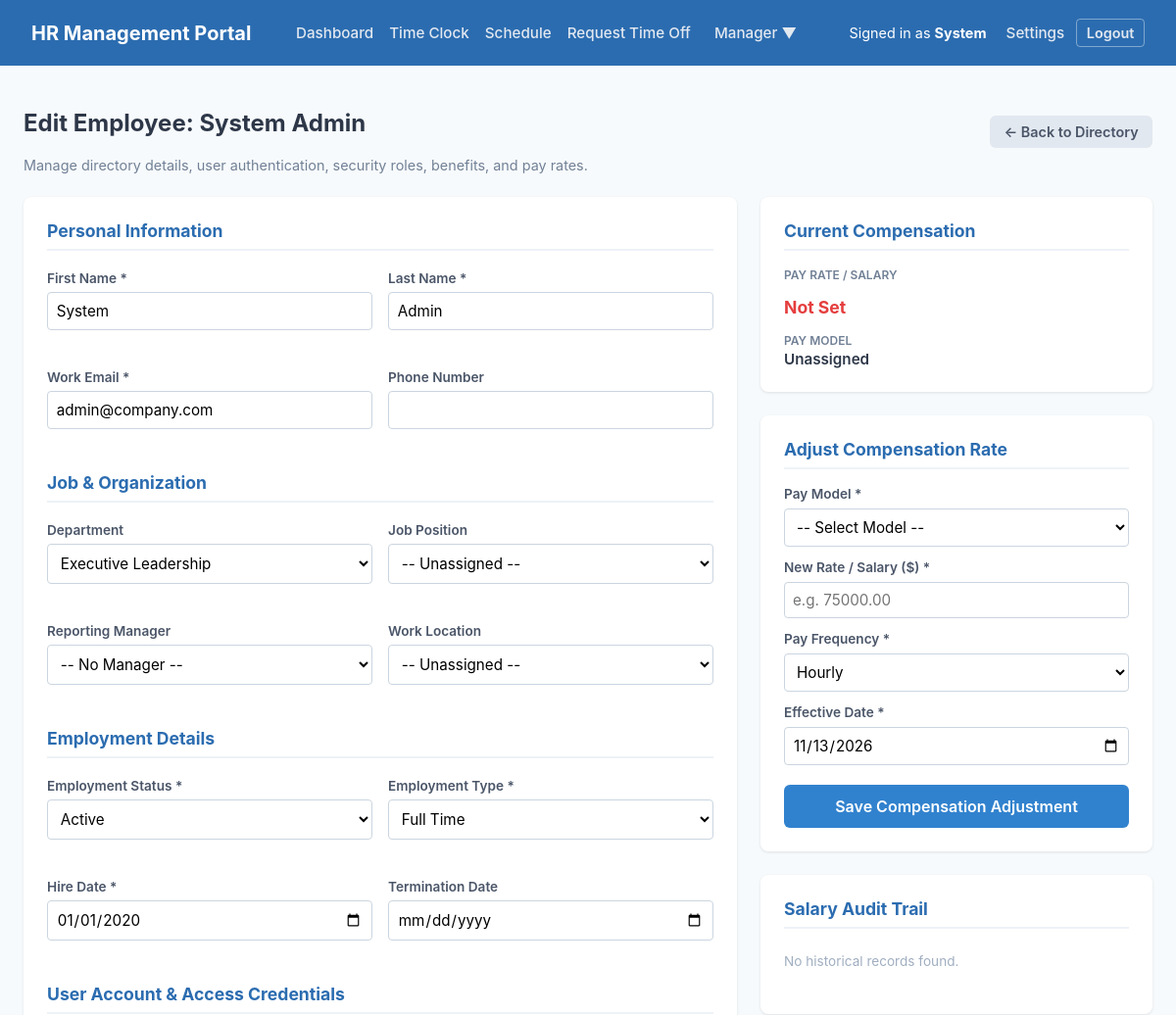
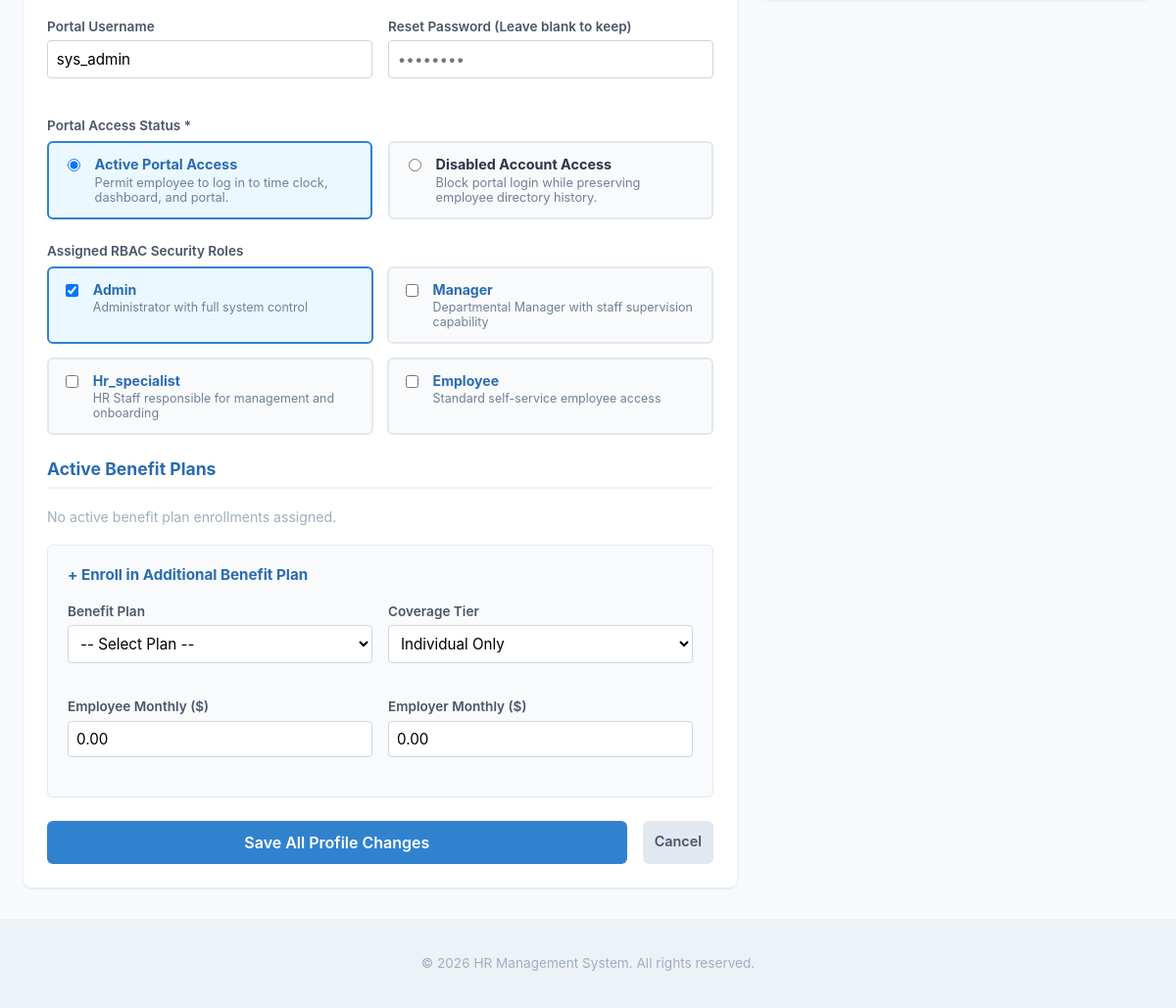
The app's page /public/edit_employee.php?id=1 (signed in) with its own data (2 pictures, top to bottom).
### tables this page shows
CREATE TABLE `employees` (
  `employee_id` int(10) unsigned NOT NULL AUTO_INCREMENT,
  `user_id` int(10) unsigned DEFAULT NULL,
  `first_name` varchar(50) NOT NULL,
  `last_name` varchar(50) NOT NULL,
  `work_email` varchar(100) NOT NULL,
  `phone_number` varchar(20) DEFAULT NULL,
  `department_id` int(10) unsigned DEFAULT NULL,
  `position_id` int(10) unsigned DEFAULT NULL,
  `manager_id` int(10) unsigned DEFAULT NULL,
  `location_id` int(10) unsigned DEFAULT NULL,
  `hire_date` date NOT NULL,
  `termination_date` date DEFAULT NULL,
  `employment_status` enum('active','on_leave','terminated') NOT NULL DEFAULT 'active',
  `employment_type` enum('full_time','part_time','contractor') NOT NULL DEFAULT 'full_time',
  `created_at` timestamp NOT NULL DEFAULT current_timestamp(),
  `updated_at` timestamp NOT NULL DEFAULT current_timestamp() ON UPDATE current_timestamp(),
  PRIMARY KEY (`employee_id`),
  UNIQUE KEY `work_email` (`work_email`),
  UNIQUE KEY `user_id` (`user_id`),
  KEY `fk_emp_dept` (`department_id`),
  KEY `fk_emp_pos` (`position_id`),
  KEY `fk_emp_mgr` (`manager_id`),
  KEY `fk_emp_loc` (`location_id`),
  KEY `idx_emp_name` (`last_name`,`first_name`),
  KEY `idx_emp_status` (`employment_status`),
  CONSTRAINT `fk_emp_dept` FOREIGN KEY (`department_id`) REFERENCES `departments` (`department_id`) ON DELETE SET NULL,
  CONSTRAINT `fk_emp_loc` FOREIGN KEY (`location_id`) REFERENCES `locations` (`location_id`) ON DELETE SET NULL,
  CONSTRAINT `fk_emp_mgr` FOREIGN KEY (`manager_id`) REFERENCES `employees` (`employee_id`) ON DELETE SET NULL,
  CONSTRAINT `fk_emp_pos` FOREIGN KEY (`position_id`) REFERENCES `job_positions` (`position_id`) ON DELETE SET NULL,
  CONSTRAINT `fk_emp_user` FOREIGN KEY (`user_id`) REFERENCES `users` (`user_id`) ON DELETE CASCADE
);

CREATE TABLE `departments` (
  `department_id` int(10) unsigned NOT NULL AUTO_INCREMENT,
  `department_name` varchar(100) NOT NULL,
  `parent_department_id` int(10) unsigned DEFAULT NULL,
  `location_id` int(10) unsigned DEFAULT NULL,
  `created_at` timestamp NOT NULL DEFAULT current_timestamp(),
  `updated_at` timestamp NOT NULL DEFAULT current_timestamp() ON UPDATE current_timestamp(),
  PRIMARY KEY (`department_id`),
  KEY `fk_dept_parent` (`parent_department_id`),
  KEY `fk_dept_location` (`location_id`),
  CONSTRAINT `fk_dept_location` FOREIGN KEY (`location_id`) REFERENCES `locations` (`location_id`) ON DELETE SET NULL,
  CONSTRAINT `fk_dept_parent` FOREIGN KEY (`parent_department_id`) REFERENCES `departments` (`department_id`) ON DELETE SET NULL
);

CREATE TABLE `users` (
  `user_id` int(10) unsigned NOT NULL AUTO_INCREMENT,
  `username` varchar(50) NOT NULL,
  `email` varchar(100) NOT NULL,
  `password_hash` varchar(255) NOT NULL,
  `pin_code` varchar(255) DEFAULT NULL,
  `is_pin_set` tinyint(1) NOT NULL DEFAULT 0,
  `is_active` tinyint(1) NOT NULL DEFAULT 1,
  `is_ldap_user` tinyint(1) NOT NULL DEFAULT 0,
  `ldap_dn` varchar(255) DEFAULT NULL,
  `failed_login_attempts` int(10) unsigned NOT NULL DEFAULT 0,
  `locked_until` datetime DEFAULT NULL,
  `last_login_at` datetime DEFAULT NULL,
  `created_at` timestamp NOT NULL DEFAULT current_timestamp(),
  `updated_at` timestamp NOT NULL DEFAULT current_timestamp() ON UPDATE current_timestamp(),
  PRIMARY KEY (`user_id`),
  UNIQUE KEY `username` (`username`),
  UNIQUE KEY `email` (`email`),
  KEY `idx_users_username` (`username`),
  KEY `idx_users_email` (`email`)
);

CREATE TABLE `roles` (
  `role_id` int(10) unsigned NOT NULL AUTO_INCREMENT,
  `role_name` varchar(50) NOT NULL,
  `description` varchar(255) DEFAULT NULL,
  `created_at` timestamp NOT NULL DEFAULT current_timestamp(),
  `updated_at` timestamp NOT NULL DEFAULT current_timestamp() ON UPDATE current_timestamp(),
  PRIMARY KEY (`role_id`),
  UNIQUE KEY `role_name` (`role_name`)
);

### public/edit_employee.php (the view, shortened to what the rows shown need)
<?php
require_once __DIR__ . '/../includes/auth.php';
$employeeId = filter_input(INPUT_GET, 'id', FILTER_VALIDATE_INT);
$departments = $pdo->query('SELECT department_id, department_name FROM departments ORDER BY department_name ASC')->fetchAll();
$allRoles    = $pdo->query('SELECT role_id, role_name, description FROM roles ORDER BY role_id ASC')->fetchAll();
$empStmt = $pdo->prepare('
    SELECT e.*, u.username, u.is_active AS user_active, jp.job_title, jp.min_salary, jp.max_salary
    FROM employees e
    LEFT JOIN users u ON e.user_id = u.user_id
    LEFT JOIN job_positions jp ON e.position_id = jp.position_id
    WHERE e.employee_id = :id LIMIT 1
');
$empStmt->execute(['id' => $employeeId]);
$emp = $empStmt->fetch();
$assignedRoles = [];
if ($emp['user_id']) {
    $roleStmt = $pdo->prepare('SELECT role_id FROM user_account_roles WHERE user_id = :uid');
    $roleStmt->execute(['uid' => $emp['user_id']]);
    $assignedRoles = $roleStmt->fetchAll(PDO::FETCH_COLUMN);
}
require_once __DIR__ . '/../includes/header.php';
?>
<div class="widescreen-container" style="max-width: 1350px; margin: 0 auto; padding: 0 1.5rem 2rem;">
    <div class="directory-header" style="margin-top: 1.5rem; margin-bottom: 1.5rem; display: flex; justify-content: space-between; align-items: center; flex-wrap: wrap;">
        <div>
            <h2>Edit Employee: <?= htmlspecialchars($emp['first_name'] . ' ' . $emp['last_name']) ?></h2>
            <p class="subtitle">Manage directory details, user authentication, security roles, benefits, and pay rates.</p>
        </div>
    </div>
    <div style="display: grid; grid-template-columns: 1fr 400px; gap: 1.5rem; align-items: flex-start;">
        <div class="card">
            <form method="POST" action="edit_employee.php?id=<?= $employeeId ?>">
                <div class="form-row" style="display: flex; gap: 1rem; margin-bottom: 1.25rem; flex-wrap: wrap;">
                    <div class="form-group" style="flex: 1; min-width: 200px;">
                        <label for="first_name" style="font-weight: 600; font-size: 0.85rem; color: #4a5568;">First Name *</label>
                        <input type="text" id="first_name" name="first_name" required value="<?= htmlspecialchars($emp['first_name']) ?>" style="width: 100%; padding: 0.55rem; border: 1px solid #cbd5e0; border-radius: 4px;">
                    </div>
                    <div class="form-group" style="flex: 1; min-width: 200px;">
                        <label for="last_name" style="font-weight: 600; font-size: 0.85rem; color: #4a5568;">Last Name *</label>
                        <input type="text" id="last_name" name="last_name" required value="<?= htmlspecialchars($emp['last_name']) ?>" style="width: 100%; padding: 0.55rem; border: 1px solid #cbd5e0; border-radius: 4px;">
                    </div>
                </div>
                <div class="form-row" style="display: flex; gap: 1rem; margin-bottom: 1.5rem; flex-wrap: wrap;">
                    <div class="form-group" style="flex: 1; min-width: 200px;">
                        <label for="work_email" style="font-weight: 600; font-size: 0.85rem; color: #4a5568;">Work Email *</label>
                        <input type="email" id="work_email" name="work_email" required value="<?= htmlspecialchars($emp['work_email']) ?>" style="width: 100%; padding: 0.55rem; border: 1px solid #cbd5e0; border-radius: 4px;">
                    </div>
                </div>
                <div class="form-row" style="display: flex; gap: 1rem; margin-bottom: 1.25rem; flex-wrap: wrap;">
                    <div class="form-group" style="flex: 1; min-width: 200px;">
                        <label for="department_id" style="font-weight: 600; font-size: 0.85rem; color: #4a5568;">Department</label>
                        <select id="department_id" name="department_id" style="width: 100%; padding: 0.55rem; border: 1px solid #cbd5e0; border-radius: 4px;">
                            <?php foreach ($departments as $d): ?>
                                <option value="<?= $d['department_id'] ?>" <?= $emp['department_id'] == $d['department_id'] ? 'selected' : '' ?>>
                                    <?= htmlspecialchars($d['department_name']) ?>
                                </option>
                            <?php endforeach; ?>
                        </select>
                    </div>
                </div>
                <div class="form-row" style="display: flex; gap: 1rem; margin-bottom: 1.25rem; flex-wrap: wrap;">
                    <div class="form-group" style="flex: 1; min-width: 200px;">
                        <label for="employment_status" style="font-weight: 600; font-size: 0.85rem; color: #4a5568;">Employment Status *</label>
                        <select id="employment_status" name="employment_status" required style="width: 100%; padding: 0.55rem; border: 1px solid #cbd5e0; border-radius: 4px;">
                            <option value="active" <?= $emp['employment_status'] === 'active' ? 'selected' : '' ?>>Active</option>
                        </select>
                    </div>
                    <div class="form-group" style="flex: 1; min-width: 200px;">
                        <label for="employment_type" style="font-weight: 600; font-size: 0.85rem; color: #4a5568;">Employment Type *</label>
                        <select id="employment_type" name="employment_type" required style="width: 100%; padding: 0.55rem; border: 1px solid #cbd5e0; border-radius: 4px;">
                            <option value="full_time" <?= $emp['employment_type'] === 'full_time' ? 'selected' : '' ?>>Full Time</option>
                        </select>
                    </div>
                </div>
                <div class="form-row" style="display: flex; gap: 1rem; margin-bottom: 1.5rem; flex-wrap: wrap;">
                    <div class="form-group" style="flex: 1; min-width: 200px;">
                        <label for="hire_date" style="font-weight: 600; font-size: 0.85rem; color: #4a5568;">Hire Date *</label>
                        <input type="date" id="hire_date" name="hire_date" required value="<?= htmlspecialchars($emp['hire_date']) ?>" style="width: 100%; padding: 0.55rem; border: 1px solid #cbd5e0; border-radius: 4px;">
                    </div>
                </div>
                <?php if ($emp['user_id']): ?>
                    <div class="form-row" style="display: flex; gap: 1rem; margin-bottom: 1.25rem; flex-wrap: wrap;">
                        <div class="form-group" style="flex: 1; min-width: 200px;">
                            <label for="username" style="font-weight: 600; font-size: 0.85rem; color: #4a5568;">Portal Username</label>
                            <input type="text" id="username" name="username" value="<?= htmlspecialchars($emp['username'] ?? '') ?>" style="width: 100%; padding: 0.55rem; border: 1px solid #cbd5e0; border-radius: 4px;">
                        </div>
                        <div class="form-group" style="flex: 1; min-width: 200px;">
                            <label for="new_password" style="font-weight: 600; font-size: 0.85rem; color: #4a5568;">Reset Password (Leave blank to keep)</label>
                            <input type="password" id="new_password" name="new_password" placeholder="••••••••" style="width: 100%; padding: 0.55rem; border: 1px solid #cbd5e0; border-radius: 4px;">
                        </div>
                    </div>
                    <div style="margin-bottom: 1.5rem;">
                        <label style="font-weight: 600; font-size: 0.85rem; color: #4a5568; margin-bottom: 0.5rem; display: block;">Portal Access Status *</label>
                        <div style="display: grid; grid-template-columns: repeat(auto-fit, minmax(240px, 1fr)); gap: 1rem;">
                            <label style="display: flex; align-items: flex-start; gap: 0.75rem; background: <?= $emp['user_active'] ? '#ebf8ff' : '#f8fafc' ?>; border: 2px solid <?= $emp['user_active'] ? '#3182ce' : '#e2e8f0' ?>; padding: 0.85rem; border-radius: 6px; cursor: pointer;" id="label_acc_active">
                                <input type="radio" name="is_active_account" value="1" <?= $emp['user_active'] ? 'checked' : '' ?> onchange="updateAccountCardStyles()" style="margin-top: 0.2rem;">
                                <div>
                                    <strong style="color: #2b6cb0; font-size: 0.9rem; display: block;">Active Portal Access</strong>
                                    <span style="font-size: 0.8rem; color: #718096; display: block; margin-top: 0.15rem;">Permit employee to log in to time clock, dashboard, and portal.</span>
                                </div>
                            </label>
                            <label style="display: flex; align-items: flex-start; gap: 0.75rem; background: <?= !$emp['user_active'] ? '#ebf8ff' : '#f8fafc' ?>; border: 2px solid <?= !$emp['user_active'] ? '#3182ce' : '#e2e8f0' ?>; padding: 0.85rem; border-radius: 6px; cursor: pointer;" id="label_acc_disabled">
                                <input type="radio" name="is_active_account" value="0" <?= !$emp['user_active'] ? 'checked' : '' ?> onchange="updateAccountCardStyles()" style="margin-top: 0.2rem;">
                                <div>
                                    <strong style="color: #2d3748; font-size: 0.9rem; display: block;">Disabled Account Access</strong>
                                    <span style="font-size: 0.8rem; color: #718096; display: block; margin-top: 0.15rem;">Block portal login while preserving employee directory history.</span>
                                </div>
                            </label>
                        </div>
                    </div>
                    <div style="margin-bottom: 1.5rem;">
                        <label style="font-weight: 600; font-size: 0.85rem; color: #4a5568; margin-bottom: 0.5rem; display: block;">Assigned RBAC Security Roles</label>
                        <div style="display: grid; grid-template-columns: repeat(auto-fit, minmax(220px, 1fr)); gap: 0.85rem;">
                            <?php foreach ($allRoles as $role):
                                $isAssigned = in_array($role['role_id'], $assignedRoles);
                            ?>
                                <label style="display: flex; align-items: flex-start; gap: 0.75rem; background: <?= $isAssigned ? '#ebf8ff' : '#f8fafc' ?>; border: 2px solid <?= $isAssigned ? '#3182ce' : '#e2e8f0' ?>; padding: 0.8rem; border-radius: 6px; cursor: pointer;" id="role_card_<?= $role['role_id'] ?>">
                                    <input type="checkbox" name="roles[]" value="<?= $role['role_id'] ?>" <?= $isAssigned ? 'checked' : '' ?> onchange="updateRoleCardStyle(this, 'role_card_<?= $role['role_id'] ?>')" style="margin-top: 0.2rem;">
                                    <div>
                                        <strong style="color: #2b6cb0; font-size: 0.88rem; display: block; text-transform: capitalize;"><?= htmlspecialchars($role['role_name']) ?></strong>
                                        <span style="font-size: 0.78rem; color: #718096; display: block; margin-top: 0.15rem;"><?= htmlspecialchars($role['description'] ?? 'System role privileges') ?></span>
                                    </div>
                                </label>
                            <?php endforeach; ?>
                        </div>
                    </div>
                <?php else: ?>
                    <p style="color: #718096; font-size: 0.9rem; margin-bottom: 1.5rem;">No user login account is currently linked to this employee profile.</p>
                <?php endif; ?>
            </form>
        </div>
    </div>
</div>
<?php require_once __DIR__ . '/../includes/footer.php'; ?>

### records on screen
employees: first_name+last_name "System Admin", first_name "System", last_name "Admin", work_email "admin@company.com", department_id "Executive Leadership", employment_status "Active", employment_type "Full Time", hire_date "01/01/2020", username "sys_admin"
users: is_active "☑ Active Portal Access Permit em", is_active "☐ Disabled Account Access Block"
roles: role_id "☑", role_name "Admin", description "Administrator with full system control"
roles: role_name "Manager", description "Departmental Manager with staff supervision capability"
roles: role_name "Hr_specialist", description "HR Staff responsible for management and onboarding"
roles: role_name "Employee", description "Standard self-service employee access"

### other values on screen
$_SESSION['first_name'] "System"
$currentComp['type_name'] "Unassigned"
